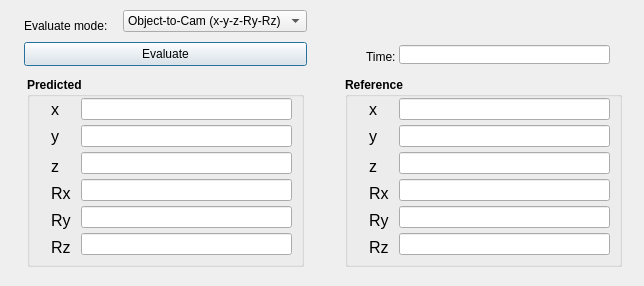
<?xml version="1.0" encoding="UTF-8"?>
<ui version="4.0">
 <class>Evaluate_dialog</class>
 <widget class="QDialog" name="Evaluate_dialog">
  <property name="geometry">
   <rect>
    <x>0</x>
    <y>0</y>
    <width>644</width>
    <height>286</height>
   </rect>
  </property>
  <property name="minimumSize">
   <size>
    <width>644</width>
    <height>286</height>
   </size>
  </property>
  <property name="maximumSize">
   <size>
    <width>644</width>
    <height>286</height>
   </size>
  </property>
  <property name="windowTitle">
   <string>Dialog</string>
  </property>
  <widget class="QComboBox" name="comboBox">
   <property name="geometry">
    <rect>
     <x>123</x>
     <y>10</y>
     <width>184</width>
     <height>22</height>
    </rect>
   </property>
   <item>
    <property name="text">
     <string>Object-to-Cam (x-y-z-Ry-Rz)</string>
    </property>
   </item>
   <item>
    <property name="text">
     <string>Object-to-Base (x-y-z)</string>
    </property>
   </item>
   <item>
    <property name="text">
     <string>Object-to-Base (Ry)</string>
    </property>
   </item>
   <item>
    <property name="text">
     <string>Object-to-Base (Rz)</string>
    </property>
   </item>
   <item>
    <property name="text">
     <string>Time Calculation</string>
    </property>
   </item>
  </widget>
  <widget class="QLabel" name="label">
   <property name="geometry">
    <rect>
     <x>24</x>
     <y>18</y>
     <width>91</width>
     <height>16</height>
    </rect>
   </property>
   <property name="text">
    <string>Evaluate mode:</string>
   </property>
  </widget>
  <widget class="QPushButton" name="pushButton">
   <property name="geometry">
    <rect>
     <x>24</x>
     <y>42</y>
     <width>283</width>
     <height>24</height>
    </rect>
   </property>
   <property name="text">
    <string>Evaluate</string>
   </property>
  </widget>
  <widget class="QGroupBox" name="groupBox">
   <property name="geometry">
    <rect>
     <x>27</x>
     <y>77</y>
     <width>277</width>
     <height>190</height>
    </rect>
   </property>
   <property name="font">
    <font>
     <bold>true</bold>
    </font>
   </property>
   <property name="title">
    <string>Predicted</string>
   </property>
   <widget class="QLineEdit" name="x_predicted">
    <property name="geometry">
     <rect>
      <x>54</x>
      <y>21</y>
      <width>211</width>
      <height>22</height>
     </rect>
    </property>
    <property name="font">
     <font>
      <bold>false</bold>
     </font>
    </property>
    <property name="alignment">
     <set>Qt::AlignCenter</set>
    </property>
    <property name="readOnly">
     <bool>true</bool>
    </property>
   </widget>
   <widget class="QLabel" name="label_2">
    <property name="geometry">
     <rect>
      <x>24</x>
      <y>24</y>
      <width>25</width>
      <height>16</height>
     </rect>
    </property>
    <property name="font">
     <font>
      <pointsize>12</pointsize>
      <bold>false</bold>
     </font>
    </property>
    <property name="text">
     <string>x</string>
    </property>
   </widget>
   <widget class="QLabel" name="label_3">
    <property name="geometry">
     <rect>
      <x>24</x>
      <y>48</y>
      <width>25</width>
      <height>22</height>
     </rect>
    </property>
    <property name="font">
     <font>
      <pointsize>12</pointsize>
      <bold>false</bold>
     </font>
    </property>
    <property name="text">
     <string>y</string>
    </property>
   </widget>
   <widget class="QLineEdit" name="y_predicted">
    <property name="geometry">
     <rect>
      <x>54</x>
      <y>48</y>
      <width>211</width>
      <height>22</height>
     </rect>
    </property>
    <property name="font">
     <font>
      <bold>false</bold>
     </font>
    </property>
    <property name="alignment">
     <set>Qt::AlignCenter</set>
    </property>
    <property name="readOnly">
     <bool>true</bool>
    </property>
   </widget>
   <widget class="QLabel" name="label_4">
    <property name="geometry">
     <rect>
      <x>24</x>
      <y>78</y>
      <width>25</width>
      <height>22</height>
     </rect>
    </property>
    <property name="font">
     <font>
      <pointsize>12</pointsize>
      <bold>false</bold>
     </font>
    </property>
    <property name="text">
     <string>z</string>
    </property>
   </widget>
   <widget class="QLineEdit" name="z_predicted">
    <property name="geometry">
     <rect>
      <x>54</x>
      <y>75</y>
      <width>211</width>
      <height>22</height>
     </rect>
    </property>
    <property name="font">
     <font>
      <bold>false</bold>
     </font>
    </property>
    <property name="alignment">
     <set>Qt::AlignCenter</set>
    </property>
    <property name="readOnly">
     <bool>true</bool>
    </property>
   </widget>
   <widget class="QLineEdit" name="rx_predicted">
    <property name="geometry">
     <rect>
      <x>54</x>
      <y>102</y>
      <width>211</width>
      <height>22</height>
     </rect>
    </property>
    <property name="font">
     <font>
      <bold>false</bold>
     </font>
    </property>
    <property name="alignment">
     <set>Qt::AlignCenter</set>
    </property>
    <property name="readOnly">
     <bool>true</bool>
    </property>
   </widget>
   <widget class="QLabel" name="label_5">
    <property name="geometry">
     <rect>
      <x>24</x>
      <y>105</y>
      <width>25</width>
      <height>22</height>
     </rect>
    </property>
    <property name="font">
     <font>
      <pointsize>12</pointsize>
      <bold>false</bold>
     </font>
    </property>
    <property name="text">
     <string>Rx</string>
    </property>
   </widget>
   <widget class="QLineEdit" name="ry_predicted">
    <property name="geometry">
     <rect>
      <x>54</x>
      <y>129</y>
      <width>211</width>
      <height>22</height>
     </rect>
    </property>
    <property name="font">
     <font>
      <bold>false</bold>
     </font>
    </property>
    <property name="alignment">
     <set>Qt::AlignCenter</set>
    </property>
    <property name="readOnly">
     <bool>true</bool>
    </property>
   </widget>
   <widget class="QLabel" name="label_6">
    <property name="geometry">
     <rect>
      <x>24</x>
      <y>132</y>
      <width>25</width>
      <height>22</height>
     </rect>
    </property>
    <property name="font">
     <font>
      <pointsize>12</pointsize>
      <bold>false</bold>
     </font>
    </property>
    <property name="text">
     <string>Ry</string>
    </property>
   </widget>
   <widget class="QLabel" name="label_7">
    <property name="geometry">
     <rect>
      <x>24</x>
      <y>159</y>
      <width>25</width>
      <height>22</height>
     </rect>
    </property>
    <property name="font">
     <font>
      <pointsize>12</pointsize>
      <bold>false</bold>
     </font>
    </property>
    <property name="text">
     <string>Rz</string>
    </property>
   </widget>
   <widget class="QLineEdit" name="rz_predicted">
    <property name="geometry">
     <rect>
      <x>54</x>
      <y>156</y>
      <width>211</width>
      <height>22</height>
     </rect>
    </property>
    <property name="font">
     <font>
      <bold>false</bold>
     </font>
    </property>
    <property name="alignment">
     <set>Qt::AlignCenter</set>
    </property>
    <property name="readOnly">
     <bool>true</bool>
    </property>
   </widget>
  </widget>
  <widget class="QGroupBox" name="groupBox_2">
   <property name="geometry">
    <rect>
     <x>345</x>
     <y>77</y>
     <width>277</width>
     <height>190</height>
    </rect>
   </property>
   <property name="font">
    <font>
     <bold>true</bold>
    </font>
   </property>
   <property name="title">
    <string>Reference</string>
   </property>
   <widget class="QLineEdit" name="x_reference">
    <property name="geometry">
     <rect>
      <x>54</x>
      <y>21</y>
      <width>211</width>
      <height>22</height>
     </rect>
    </property>
    <property name="font">
     <font>
      <bold>false</bold>
     </font>
    </property>
    <property name="alignment">
     <set>Qt::AlignCenter</set>
    </property>
    <property name="readOnly">
     <bool>true</bool>
    </property>
   </widget>
   <widget class="QLabel" name="label_8">
    <property name="geometry">
     <rect>
      <x>24</x>
      <y>24</y>
      <width>25</width>
      <height>16</height>
     </rect>
    </property>
    <property name="font">
     <font>
      <pointsize>12</pointsize>
      <bold>false</bold>
     </font>
    </property>
    <property name="text">
     <string>x</string>
    </property>
   </widget>
   <widget class="QLabel" name="label_9">
    <property name="geometry">
     <rect>
      <x>24</x>
      <y>48</y>
      <width>25</width>
      <height>22</height>
     </rect>
    </property>
    <property name="font">
     <font>
      <pointsize>12</pointsize>
      <bold>false</bold>
     </font>
    </property>
    <property name="text">
     <string>y</string>
    </property>
   </widget>
   <widget class="QLineEdit" name="y_reference">
    <property name="geometry">
     <rect>
      <x>54</x>
      <y>48</y>
      <width>211</width>
      <height>22</height>
     </rect>
    </property>
    <property name="font">
     <font>
      <bold>false</bold>
     </font>
    </property>
    <property name="alignment">
     <set>Qt::AlignCenter</set>
    </property>
    <property name="readOnly">
     <bool>true</bool>
    </property>
   </widget>
   <widget class="QLabel" name="label_10">
    <property name="geometry">
     <rect>
      <x>24</x>
      <y>78</y>
      <width>25</width>
      <height>22</height>
     </rect>
    </property>
    <property name="font">
     <font>
      <pointsize>12</pointsize>
      <bold>false</bold>
     </font>
    </property>
    <property name="text">
     <string>z</string>
    </property>
   </widget>
   <widget class="QLineEdit" name="z_reference">
    <property name="geometry">
     <rect>
      <x>54</x>
      <y>75</y>
      <width>211</width>
      <height>22</height>
     </rect>
    </property>
    <property name="font">
     <font>
      <bold>false</bold>
     </font>
    </property>
    <property name="alignment">
     <set>Qt::AlignCenter</set>
    </property>
    <property name="readOnly">
     <bool>true</bool>
    </property>
   </widget>
   <widget class="QLineEdit" name="rx_reference">
    <property name="geometry">
     <rect>
      <x>54</x>
      <y>102</y>
      <width>211</width>
      <height>22</height>
     </rect>
    </property>
    <property name="font">
     <font>
      <bold>false</bold>
     </font>
    </property>
    <property name="alignment">
     <set>Qt::AlignCenter</set>
    </property>
    <property name="readOnly">
     <bool>true</bool>
    </property>
   </widget>
   <widget class="QLabel" name="label_11">
    <property name="geometry">
     <rect>
      <x>24</x>
      <y>105</y>
      <width>25</width>
      <height>22</height>
     </rect>
    </property>
    <property name="font">
     <font>
      <pointsize>12</pointsize>
      <bold>false</bold>
     </font>
    </property>
    <property name="text">
     <string>Rx</string>
    </property>
   </widget>
   <widget class="QLineEdit" name="ry_reference">
    <property name="geometry">
     <rect>
      <x>54</x>
      <y>129</y>
      <width>211</width>
      <height>22</height>
     </rect>
    </property>
    <property name="font">
     <font>
      <bold>false</bold>
     </font>
    </property>
    <property name="alignment">
     <set>Qt::AlignCenter</set>
    </property>
    <property name="readOnly">
     <bool>true</bool>
    </property>
   </widget>
   <widget class="QLabel" name="label_12">
    <property name="geometry">
     <rect>
      <x>24</x>
      <y>132</y>
      <width>25</width>
      <height>22</height>
     </rect>
    </property>
    <property name="font">
     <font>
      <pointsize>12</pointsize>
      <bold>false</bold>
     </font>
    </property>
    <property name="text">
     <string>Ry</string>
    </property>
   </widget>
   <widget class="QLabel" name="label_13">
    <property name="geometry">
     <rect>
      <x>24</x>
      <y>159</y>
      <width>25</width>
      <height>22</height>
     </rect>
    </property>
    <property name="font">
     <font>
      <pointsize>12</pointsize>
      <bold>false</bold>
     </font>
    </property>
    <property name="text">
     <string>Rz</string>
    </property>
   </widget>
   <widget class="QLineEdit" name="rz_reference">
    <property name="geometry">
     <rect>
      <x>54</x>
      <y>156</y>
      <width>211</width>
      <height>22</height>
     </rect>
    </property>
    <property name="font">
     <font>
      <bold>false</bold>
     </font>
    </property>
    <property name="alignment">
     <set>Qt::AlignCenter</set>
    </property>
    <property name="readOnly">
     <bool>true</bool>
    </property>
   </widget>
  </widget>
  <widget class="QLineEdit" name="time">
   <property name="geometry">
    <rect>
     <x>399</x>
     <y>45</y>
     <width>211</width>
     <height>19</height>
    </rect>
   </property>
   <property name="font">
    <font>
     <bold>false</bold>
    </font>
   </property>
   <property name="text">
    <string/>
   </property>
   <property name="alignment">
    <set>Qt::AlignCenter</set>
   </property>
   <property name="readOnly">
    <bool>true</bool>
   </property>
  </widget>
  <widget class="QLabel" name="label_14">
   <property name="geometry">
    <rect>
     <x>366</x>
     <y>49</y>
     <width>43</width>
     <height>16</height>
    </rect>
   </property>
   <property name="text">
    <string>Time:</string>
   </property>
  </widget>
 </widget>
 <tabstops>
  <tabstop>comboBox</tabstop>
  <tabstop>pushButton</tabstop>
  <tabstop>x_predicted</tabstop>
  <tabstop>y_predicted</tabstop>
  <tabstop>z_predicted</tabstop>
  <tabstop>rx_predicted</tabstop>
  <tabstop>ry_predicted</tabstop>
  <tabstop>rz_predicted</tabstop>
  <tabstop>x_reference</tabstop>
  <tabstop>y_reference</tabstop>
  <tabstop>z_reference</tabstop>
  <tabstop>rx_reference</tabstop>
  <tabstop>ry_reference</tabstop>
  <tabstop>rz_reference</tabstop>
 </tabstops>
 <resources/>
 <connections/>
</ui>
